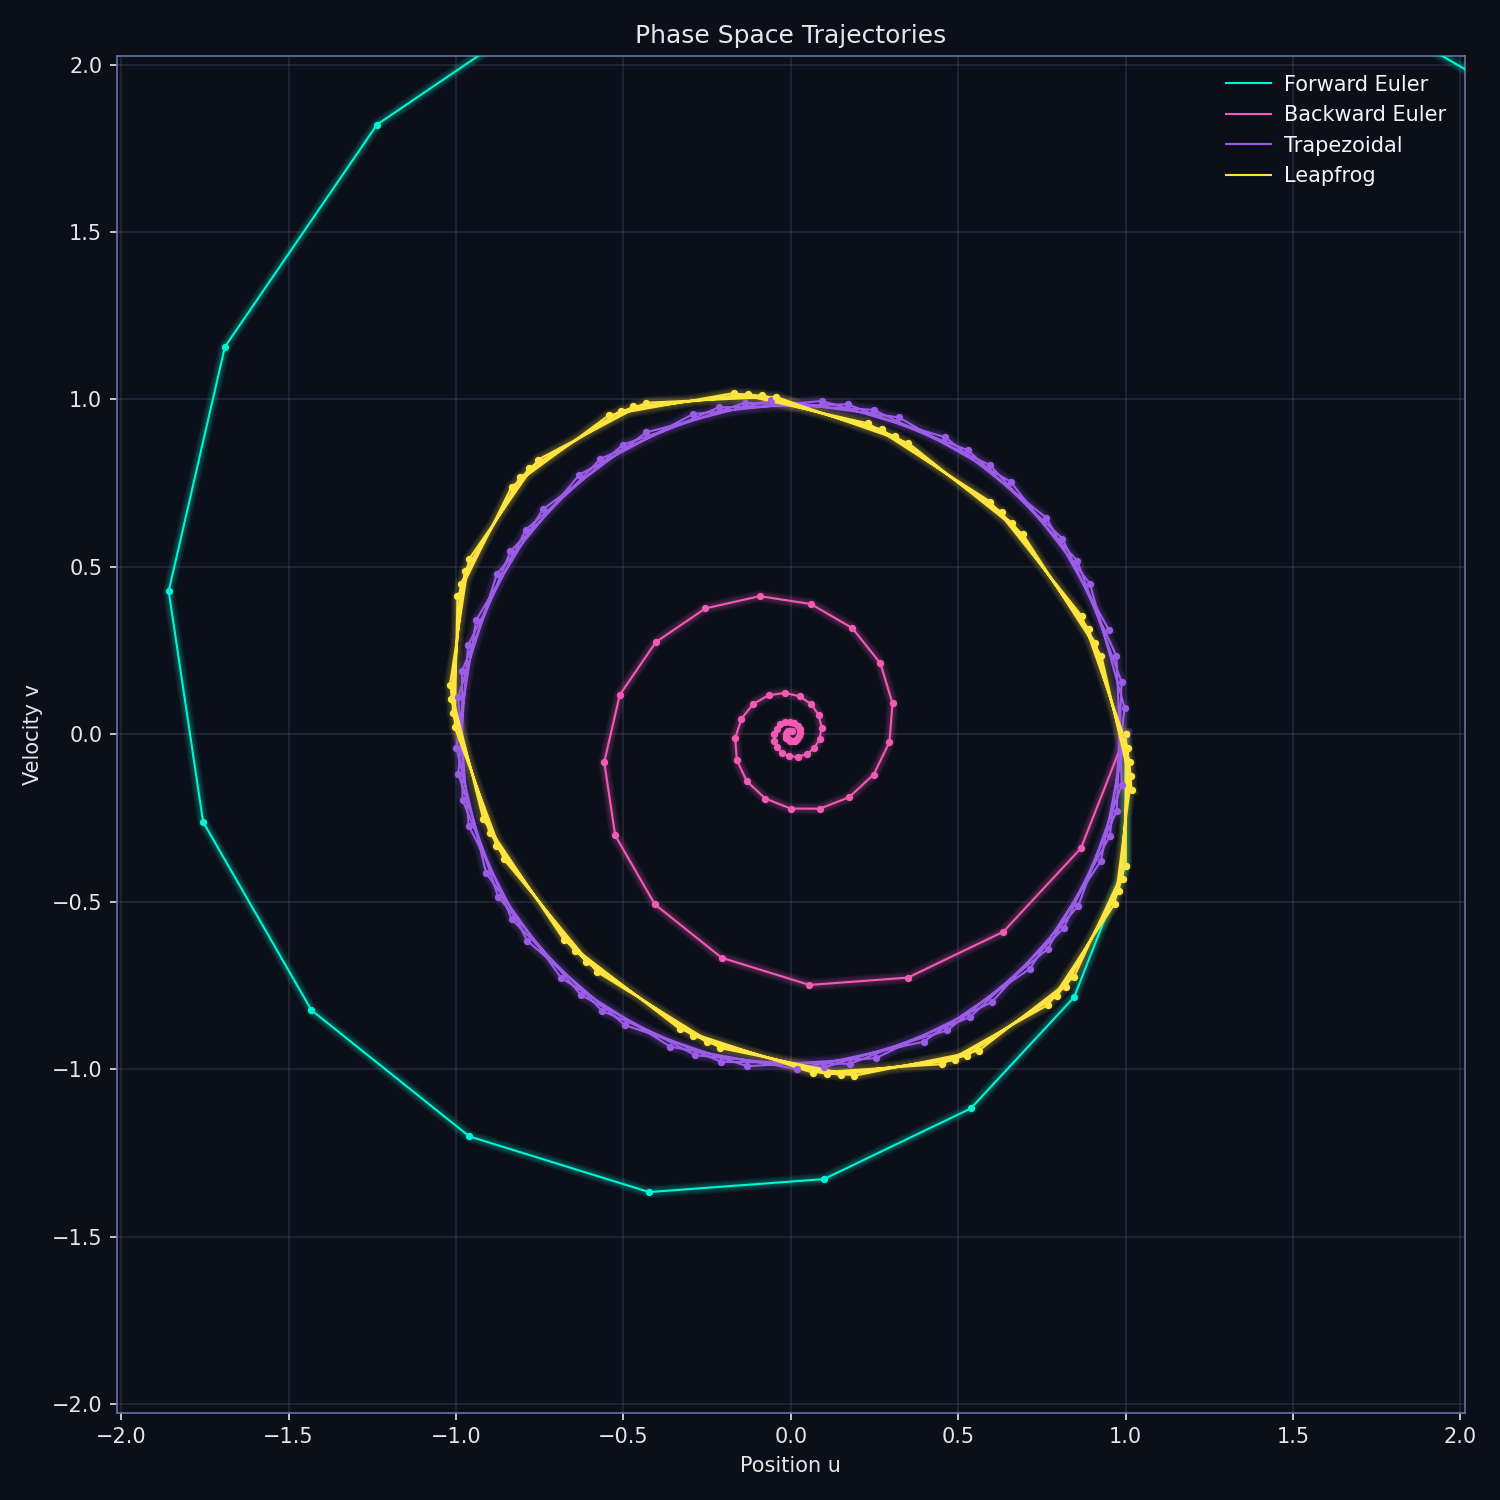

This chart was generated by the following Python code:
# p.113で紹介されている円軌道問題の数値解法の実装
# 4つの手法
# - 前進オイラー
# - 後退オイラー
# - 台形則
# - 蛙飛び法

from pathlib import Path

import numpy as np
import matplotlib.pyplot as plt


def run_simulation(method_name, dt=2 * np.pi / 16, steps=64):
    # 初期条件: (u, v) = (1, 0) からスタート
    u = np.zeros(steps + 1)
    v = np.zeros(steps + 1)
    u[0] = 1.0
    v[0] = 0.0

    print(f"--- {method_name} の計算開始 ---")

    for n in range(steps):
        # 現在の値
        u_n = u[n]
        v_n = v[n]
        x_n = np.array([[u_n], [v_n]])
        x_n_plus_1 = np.zeros_like(x_n)

        # 次の値 (u_new, v_new) を計算
        if method_name == "Forward Euler":
            # 前進オイラー法 (Explicit)
            G_F = np.array(
                [
                    [1, dt],
                    [-dt, 1],
                ]
            )
            x_n_plus_1 = G_F @ x_n

        elif method_name == "Backward Euler":
            # 後退オイラー法 (Implicit)
            G_B = np.linalg.inv(
                np.array(
                    [
                        [1, -dt],
                        [dt, 1],
                    ]
                )
            )
            x_n_plus_1 = G_B @ x_n

        elif method_name == "Trapezoidal":
            # 台形則 (Trapezoidal)
            G_T = np.linalg.inv(
                np.array(
                    [
                        [1, -dt / 2],
                        [dt / 2, 1],
                    ]
                )
            ) @ np.array(
                [
                    [1, dt / 2],
                    [-dt / 2, 1],
                ]
            )
            x_n_plus_1 = G_T @ x_n

        elif method_name == "Leapfrog":
            # 蛙飛び法
            G_L = np.array(
                [
                    [1, dt],
                    [-dt, 1 - dt**2],
                ]
            )
            x_n_plus_1 = G_L @ x_n

        else:
            raise ValueError("Unknown method")

        # ---------------------------------------------------------

        # 配列に格納
        u[n + 1] = x_n_plus_1[0, 0]
        v[n + 1] = x_n_plus_1[1, 0]

    return u, v


# --- 実行と描画 ---
methods = ["Forward Euler", "Backward Euler", "Trapezoidal", "Leapfrog"]
plt.figure(figsize=(10, 10))

# 真の軌道（円）を描画
# theta = np.linspace(0, 2 * np.pi, 100)
# plt.plot(np.cos(theta), np.sin(theta), "k--", alpha=0.3, label="Exact (Circle)")

for method in methods:
    try:
        u_res, v_res = run_simulation(method)
        # 成功したらプロット (Noneのままだとエラーになります)
        if u_res[1] is not None:
            plt.plot(u_res, v_res, ".-", label=method, markersize=4)
    except TypeError:
        print(f"{method} はまだ実装されていません")

plt.title("Phase Space Trajectories")
plt.xlabel("Position u")
plt.ylabel("Velocity v")
plt.axis("equal")
plt.xlim((-2, 2))
plt.ylim((-2, 2))
plt.legend()
plt.grid(True)
plt.tight_layout()
output_path = Path(__file__).resolve().parent / "circular_orbit.png"
plt.savefig(output_path, dpi=150)
plt.show()
